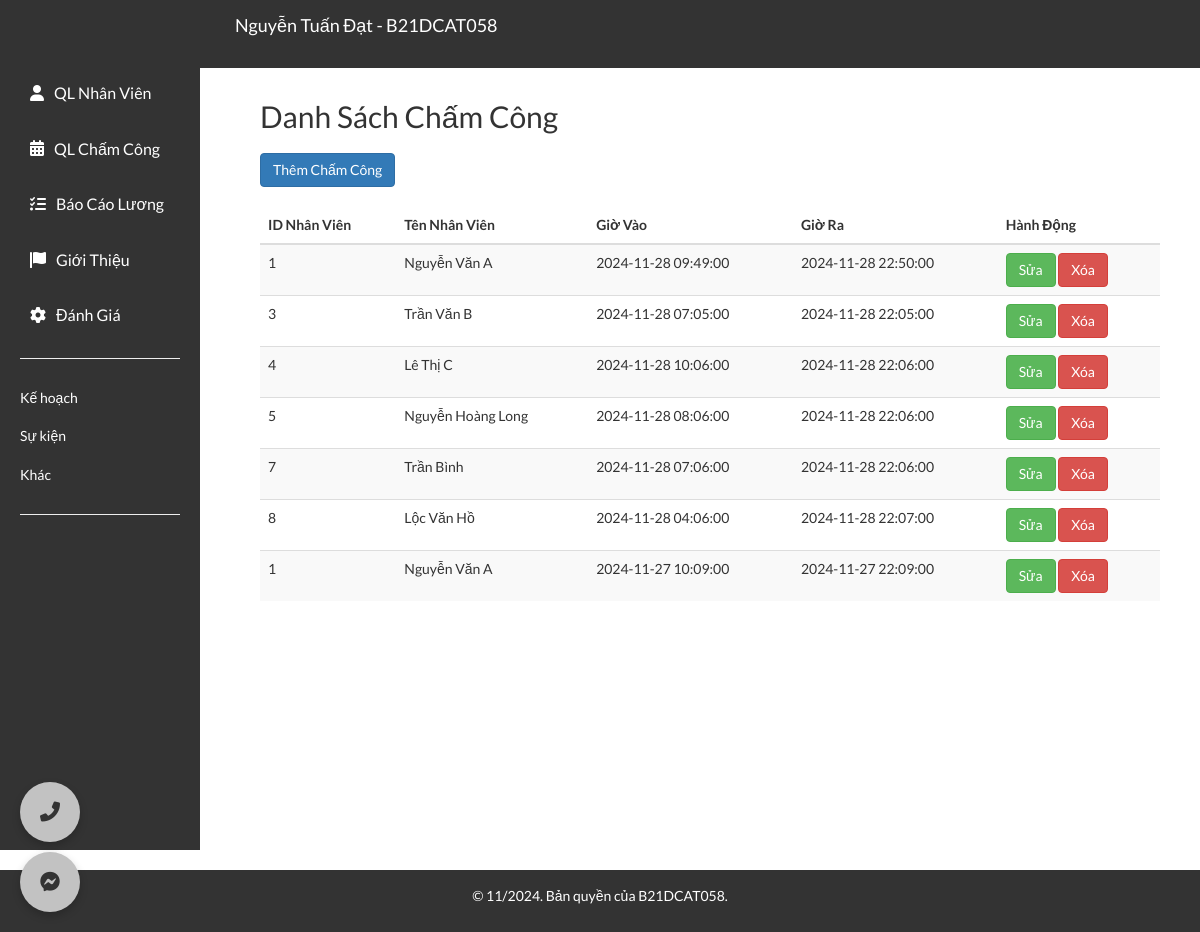
Screenshot of /timekeeping_management.php (signed in) with the database file from the repository.
### tables this page shows
CREATE TABLE `timekeeping` (
  `id` int(11) NOT NULL,
  `employee_id` int(11) NOT NULL,
  `check_in` datetime NOT NULL,
  `check_out` datetime DEFAULT NULL
);

CREATE TABLE `employees` (
  `id` int(11) NOT NULL,
  `name` varchar(255) NOT NULL,
  `email` varchar(255) NOT NULL,
  `phone` varchar(20) NOT NULL,
  `position` varchar(100) NOT NULL,
  `salary` decimal(10,2) NOT NULL,
  `gender` enum('Nam','Nữ','Khác') NOT NULL,
  `birth_date` date NOT NULL,
  `birth_year` int(11) GENERATED ALWAYS AS (year(`birth_date`)) STORED
);

### timekeeping_management.php (the view, shortened to what this page needs)
<?php
include 'db_connection.php';
$sql = "SELECT t.id, e.id AS employee_id, e.name, t.check_in, t.check_out
        FROM timekeeping t
        JOIN employees e ON t.employee_id = e.id";
$result = $conn->query($sql);
?>
<!DOCTYPE html>
<html lang="vi">
<head>
    <link rel="stylesheet" href="https://maxcdn.bootstrapcdn.com/bootstrap/3.4.1/css/bootstrap.min.css">
    <link rel="stylesheet" href="https://cdnjs.cloudflare.com/ajax/libs/font-awesome/6.0.0-beta3/css/all.min.css">
    <link rel="stylesheet" href="styles.css">
</head>
<body>
<?php include 'header.php'; ?>
<div class="content mt-4" style="margin-top: 20px;">
    <h2>Danh Sách Chấm Công</h2>
    <a href="add_timekeeping.php" class="btn btn-primary mb-3">Thêm Chấm Công</a>
    <table class="table table-striped" style="margin-top: 20px;">
        <thead>
            <tr>
                <th>ID Nhân Viên</th>
                <th>Tên Nhân Viên</th>
                <th>Giờ Vào</th>
                <th>Giờ Ra</th>
                <th>Hành Động</th>
            </tr>
        </thead>
        <tbody>
            <?php if ($result->num_rows > 0): ?>
                <?php while ($row = $result->fetch_assoc()): ?>
                    <tr>
                        <td><?php echo $row['employee_id']; ?></td>
                        <td><?php echo $row['name']; ?></td>
                        <td><?php echo date("Y-m-d H:i:s", strtotime($row['check_in'])); ?></td>
                        <td><?php echo date("Y-m-d H:i:s", strtotime($row['check_out'])); ?></td>
                        <td>
                            <a href="edit_timekeeping.php?id=<?php echo $row['id']; ?>" class="btn btn-success">Sửa</a>
                            <a href="delete_timekeeping.php?id=<?php echo $row['id']; ?>" class="btn btn-danger" onclick="return confirm('Bạn có chắc chắn muốn xóa chấm công này không?');">Xóa</a>
                        </td>
                    </tr>
                <?php endwhile; ?>
            <?php else: ?>
                <tr>
                    <td colspan="5" class="text-center">Không có chấm công nào.</td>
                </tr>
            <?php endif; ?>
        </tbody>
    </table>
</div>
</body>
<?php include 'footer.php'; ?>
</html>

### header.php (shortened to what this page needs)
<nav class="navbar navbar-default navbar-fixed-top">
  <div class="container">
    <div class="navbar-header">
      <a class="navbar-brand" href="dashboard.php">Nguyễn Tuấn Đạt - B21DCAT058</a>
    </div>
    <div class="collapse navbar-collapse" id="myNavbar">
    </div>
  </div>
</nav>
<div class="sidebar">
    <div class="sidebar-buttons">
        <form action="dashboard.php" method="get">
            <button type="submit"><i class="fas fa-user "></i> QL Nhân Viên</button>
        </form>
        <form action="timekeeping_management.php" method="get">
            <button type="submit"><i class="fas fa-calendar-alt "></i> QL Chấm Công</button>
        </form>
        <form action="salary_report.php" method="get">
            <button type="submit"><i class="fas fa-tasks"></i> Báo Cáo Lương</button>
        </form>
        <form action="#" method="get">
            <button type="submit"><i class="fas fa-flag"></i> Giới Thiệu</button>
        </form>
        <form action="#" method="get">
            <button type="submit"><i class="fas fa-cog"></i> Đánh Giá</button>
        </form>
    </div>
    <hr>
    <ul>
        <li><a href="#">Kế hoạch</a></li>
        <li><a href="birthday_calendar.php">Sự kiện</a></li>
        <li><a href="#">Khác</a></li>
    </ul>
    <hr>
</div>
<div class="chat-bubble" onclick="toggleChatForm();">
  <i class="fab fa-facebook-messenger"></i>
</div>
<div class="phone-chat-bubble" onclick="makeCall();">
  <i class="fas fa-phone-alt"></i>
</div>

### footer.php (shortened to what this page needs)
<footer class="text-center footer">
  <p>© 11/2024. Bản quyền của B21DCAT058.</p>
</footer>
</body>
</html>

### styles.css (style rules this page uses)
body { font-family: 'Lato', sans-serif; line-height: 1.6; background-color: #fff; height: 100%; margin: 0; }
.navbar { background-color: #333; color: #ffffff !important; border: none; }
.navbar-brand, .navbar-nav li a { color: #fff !important; }
.content { padding: 40px; padding-top: 60px; margin-left: 220px; flex: 1; min-height: calc(100vh - 50px); }
.container { margin-left: 220px; flex: 1; }
.footer { background-color: #333; color: white; padding: 15px; font-size: 14px; bottom: 0; }
.chat-bubble { position: fixed; bottom: 20px; left: 20px; width: 60px; height: 60px; border-radius: 50%; display: flex; justify-content: center; align-items: center; cursor: pointer; box-shadow: 0 4px 8px rgba(0,0,0,0.2); z-index: 1000; background-color: #c2c2c2 !important; }
.chat-bubble i { font-size: 20px; }
.phone-chat-bubble { position: fixed; bottom: 90px; left: 20px; width: 60px; height: 60px; border-radius: 50%; display: flex; justify-content: center; align-items: center; cursor: pointer; box-shadow: 0 4px 8px rgba(0,0,0,0.2); z-index: 1000; background-color: #c2c2c2; }
.phone-chat-bubble i { font-size: 20px; }
.sidebar { width: 200px; background-color: #333; color: white; padding: 20px; box-sizing: border-box; height: 800px; position: fixed; top: 50px; }
.sidebar-buttons { margin-bottom: 20px; }
.sidebar-buttons button { display: flex; align-items: center; width: 100%; padding: 10px; margin-bottom: 10px; background-color: #333; color: white; border: none; cursor: pointer; text-align: left; font-size: 16px; }
.sidebar-buttons button i { margin-right: 10px; }
.sidebar ul { list-style: none; padding: 0; }
.sidebar ul li a { color: white; text-decoration: none; display: block; padding: 8px 0; }

### rows the page displays
timekeeping: employee "1", employee.name "Nguyễn Văn A", check_in "2024-11-28 09:49:00", check_out "2024-11-28 22:50:00"
timekeeping: employee "3", employee.name "Trần Văn B", check_in "2024-11-28 07:05:00", check_out "2024-11-28 22:05:00"
timekeeping: employee "4", employee.name "Lê Thị C", check_in "2024-11-28 10:06:00", check_out "2024-11-28 22:06:00"
timekeeping: employee "5", employee.name "Nguyễn Hoàng Long", check_in "2024-11-28 08:06:00", check_out "2024-11-28 22:06:00"
timekeeping: employee "7", employee.name "Trần Bình", check_in "2024-11-28 07:06:00", check_out "2024-11-28 22:06:00"
timekeeping: employee "8", employee.name "Lộc Văn Hồ", check_in "2024-11-28 04:06:00", check_out "2024-11-28 22:07:00"
timekeeping: employee "1", employee.name "Nguyễn Văn A", check_in "2024-11-27 10:09:00", check_out "2024-11-27 22:09:00"
